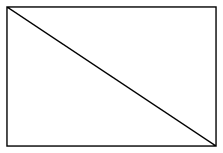

Reproduce this figure in Python.
#!/usr/bin/env python

import cairo
import subprocess

def intersection (line1,line2):
  """Line-Line intersection

  From: en.wikipedia.org/wiki/Line-line_intersection
  """
  ((x1,y1),(x2,y2)) = line1
  ((x3,y3),(x4,y4)) = line2
  nx = (x1*y2-y1*x2) * (x3-x4) - (x1-x2) * (x3*y4-y3*x4)
  ny = (x1*y2-y1*x2) * (y3-y4) - (y1-y2) * (x3*y4-y3*x4)
  d  = (x1-x2) * (y3-y4) - (y1-y2) * (x3-x4)
  parallel = (d == 0)
  if parallel:
    return None
  else:
    x  = nx / d
    y  = ny / d
    return (x,y)

w_pic, h_pic = 160,110
w,h = 150,100

filename = "armature-2.pdf"
surface = cairo.PDFSurface(filename, w_pic, h_pic)
ct = cairo.Context(surface)

ct.rectangle(0, 0, w_pic, h_pic)
ct.set_source_rgb(1.0, 1.00, 1.00)
ct.fill()

def rect (t1,t2):
  (x1,y1),(x2,y2) = t1,t2
  ct.rectangle (x1, y1, x2-x1, y2-y1)
  
def line (p1,p2):
  x1,y1 = p1
  x2,y2 = p2
  ct.move_to (x1,y1)
  ct.line_to (x2,y2)

x1,y1 = 5,5
x2,y2 = x1 + w, y1 + h

ps = [(x1,y1),(x2,y1),(x2,y2),(x1,y1)]

line (ps[0],ps[2])
rect ((x1,y1),(x2,y2))

ct.set_source_rgb(0.00, 0.00, 0.00)
ct.set_line_width(1.0)
ct.stroke()

subprocess.Popen(["mupdf " + filename],shell=True)
